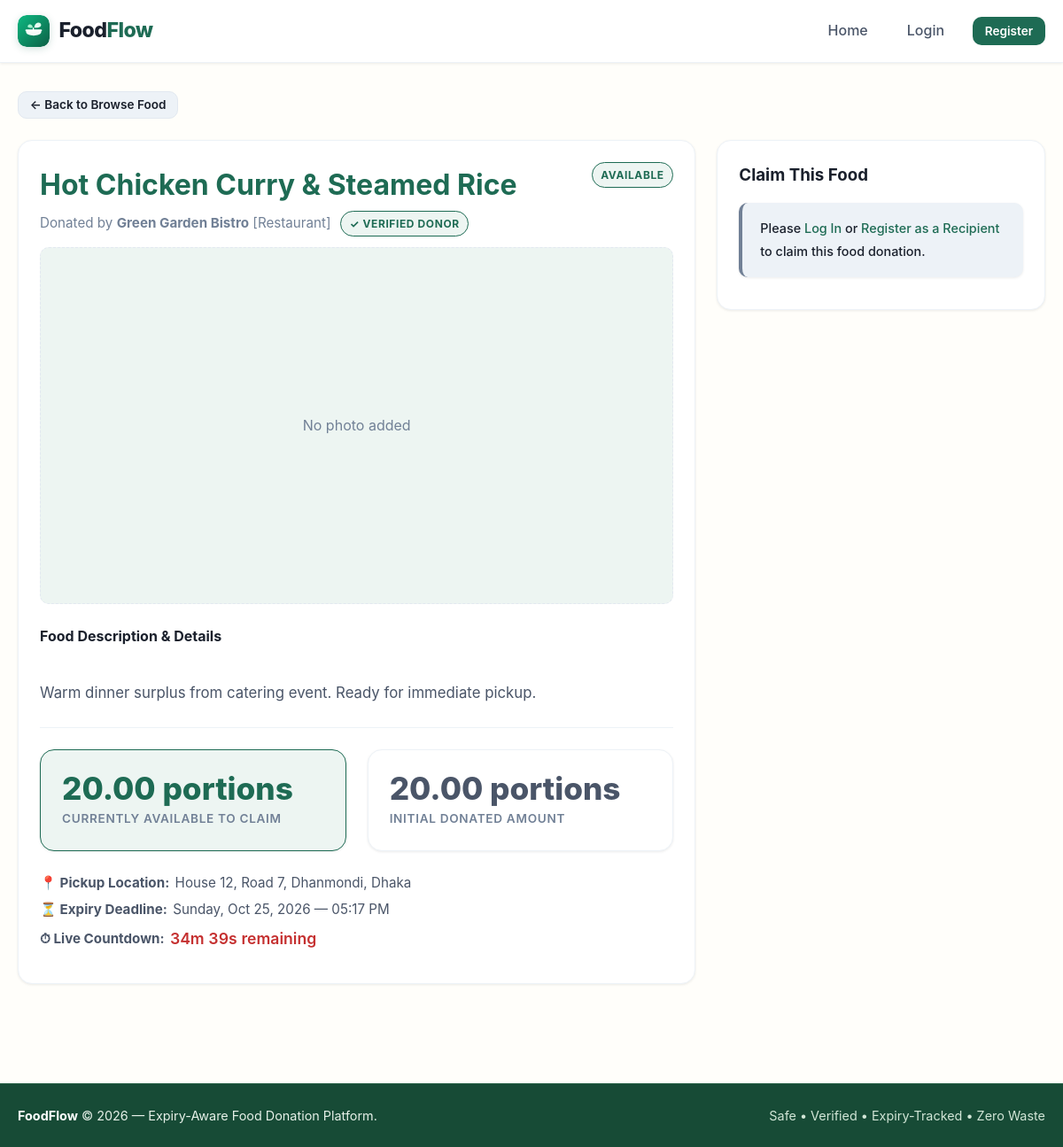
The page /recipient/food/30/ on the database as committed earlier.
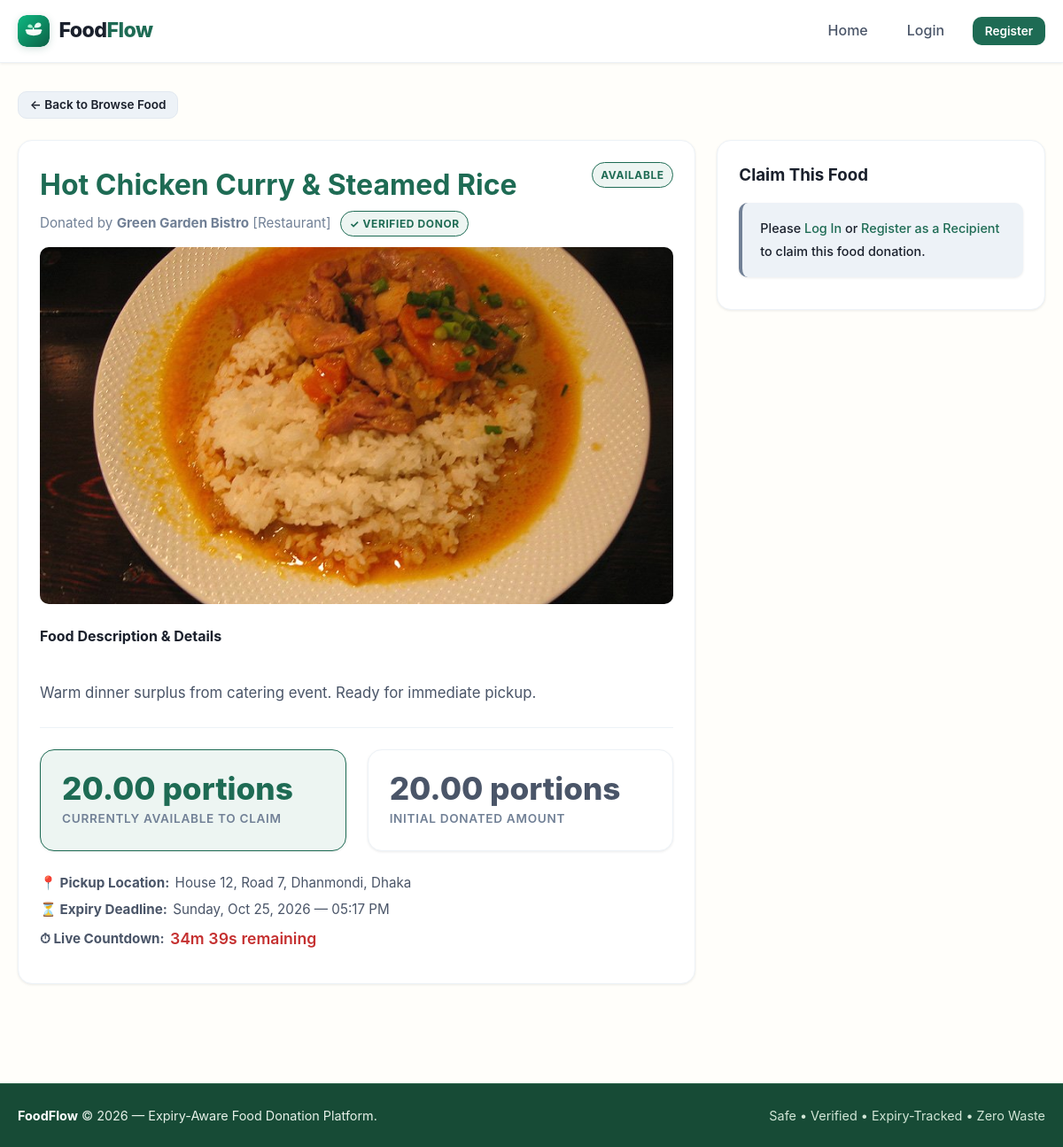
The same page on the database as committed later.
### listings/models.py (models this page shows, shortened)
class FoodListing(models.Model):
    STATUS_AVAILABLE = 'available'
    STATUS_CLAIMED = 'claimed'
    STATUS_COMPLETED = 'completed'
    STATUS_EXPIRED = 'expired'
    STATUS_CHOICES = [
        (STATUS_AVAILABLE, 'Available'),
        (STATUS_CLAIMED, 'Claimed'),
        (STATUS_COMPLETED, 'Completed'),
        (STATUS_EXPIRED, 'Expired'),
    ]
    donor = models.ForeignKey(
        'accounts.Donor',
        on_delete=models.CASCADE,
        related_name='listings'
    )
    location = models.ForeignKey(
        'locations.Location',
        on_delete=models.PROTECT,
        related_name='listings'
    )
    food_name = models.CharField(max_length=200, help_text="e.g. Cooked Rice & Curry, Fresh Apples, Bread Rolls")
    description = models.TextField(blank=True, null=True, help_text="Preparation details, ingredients, or dietary info")
    quantity = models.DecimalField(
        max_digits=10,
        decimal_places=2,
        validators=[MinValueValidator(Decimal('0.01'))],
        help_text="Total initial quantity"
    )
    unit = models.CharField(
        max_length=50,
        help_text="Units: portions, kg, boxes, packets, meals, litres"
    )
    expires_at = models.DateTimeField(
        db_index=True,
        help_text="Exact expiry deadline"
    )
    status = models.CharField(
        max_length=20,
        choices=STATUS_CHOICES,
        default=STATUS_AVAILABLE,
        db_index=True
    )
    created_at = models.DateTimeField(auto_now_add=True)
    updated_at = models.DateTimeField(auto_now=True)
    class Meta:
        verbose_name = "Food Listing"
        verbose_name_plural = "Food Listings"
        ordering = ['expires_at']
    @property
    def is_expired(self):
        if self.status == self.STATUS_EXPIRED:
            return True
        return timezone.now() >= self.expires_at
    @property
    def quantity_available(self):
        from claims.models import Claim
        now = timezone.now()
        claimed_sum = self.claims.filter(
            Q(status=Claim.STATUS_COMPLETED) |
            Q(status=Claim.STATUS_PENDING, pickup_deadline__gt=now)
        ).aggregate(total=Sum('claimed_quantity'))['total']
        if claimed_sum is None:
            claimed_sum = Decimal('0.00')
        else:
            claimed_sum = Decimal(str(claimed_sum))
        remaining = Decimal(str(self.quantity)) - claimed_sum
        remaining = max(Decimal('0.00'), remaining)
        return remaining.quantize(Decimal('0.01'))

class FoodPhoto(models.Model):
    listing = models.ForeignKey(
        FoodListing,
        on_delete=models.CASCADE,
        related_name='photos'
    )
    image = models.ImageField(
        upload_to='food_photos/%Y/%m/'
    )
    caption = models.CharField(
        max_length=200,
        blank=True
    )
    created_at = models.DateTimeField(auto_now_add=True)
    class Meta:
        ordering = ['created_at', 'id']

### accounts/models.py (models this page shows, shortened)
class Donor(models.Model):
    DONOR_TYPE_CHOICES = [
        ('restaurant', 'Restaurant'),
        ('household', 'Household'),
        ('grocer', 'Grocer / Supermarket'),
        ('event', 'Event / Catering'),
        ('other', 'Other Donor'),
    ]
    user = models.OneToOneField(
        User,
        on_delete=models.CASCADE,
        related_name='donor_profile'
    )
    donor_type = models.CharField(
        max_length=30,
        choices=DONOR_TYPE_CHOICES,
        default='restaurant'
    )
    organization_name = models.CharField(
        max_length=150,
        blank=True,
        null=True,
        help_text="Business or organization name (optional for households)"
    )
    location = models.ForeignKey(
        'locations.Location',
        on_delete=models.PROTECT,
        related_name='donors'
    )
    is_verified = models.BooleanField(
        default=False,
        help_text="Designates if this donor is verified by platform administrators"
    )
    created_at = models.DateTimeField(auto_now_add=True)
    class Meta:
        verbose_name = "Donor Profile"
        verbose_name_plural = "Donor Profiles"

class User(AbstractUser):
    ROLE_DONOR = 'donor'
    ROLE_RECIPIENT = 'recipient'
    ROLE_CHOICES = [
        (ROLE_DONOR, 'Donor'),
        (ROLE_RECIPIENT, 'Recipient'),
    ]
    full_name = models.CharField(
        max_length=150,
        blank=True,
        help_text="Full Name of the user"
    )
    role = models.CharField(
        max_length=20,
        choices=ROLE_CHOICES,
        default=ROLE_RECIPIENT,
        help_text="Designates whether this user registers as a food Donor or Recipient."
    )
    phone = models.CharField(
        max_length=20,
        blank=True,
        null=True,
        help_text="Contact telephone number"
    )

### locations/models.py (models this page shows, shortened)
class Location(models.Model):
    address = models.CharField(max_length=255, help_text="Street address or building details")
    area = models.CharField(max_length=100, db_index=True, help_text="Neighborhood or area name")
    city = models.CharField(max_length=100, db_index=True, help_text="City name")
    latitude = models.DecimalField(max_digits=9, decimal_places=6, null=True, blank=True)
    longitude = models.DecimalField(max_digits=9, decimal_places=6, null=True, blank=True)
    class Meta:
        verbose_name = "Location"
        verbose_name_plural = "Locations"
        indexes = [
            models.Index(fields=['area'], name='loc_area_idx'),
            models.Index(fields=['city'], name='loc_city_idx'),
        ]
        constraints = [
            models.UniqueConstraint(
                fields=['address', 'area', 'city'],
                name='unique_location_address'
            )
        ]

### listings/views.py (the view)
# urls.py: path('recipient/food/<int:pk>/', views.recipient_food_detail_view, name='food_detail'),
def recipient_food_detail_view(request, pk):
    listing = get_object_or_404(
        FoodListing.objects.select_related('donor__user', 'location'),
        pk=pk
    )
    available_qty = listing.quantity_available
    is_claimable = (
        listing.status == FoodListing.STATUS_AVAILABLE
        and not listing.is_expired
        and available_qty > Decimal('0.00')
    )
    is_recipient = request.user.is_authenticated and request.user.is_recipient
    is_verified_recipient = is_recipient and hasattr(request.user, 'recipient_profile') and request.user.recipient_profile.is_verified
    claim_form = None
    if is_recipient and is_claimable:
        claim_form = ClaimForm(max_available=available_qty, unit=listing.unit)
    context = {
        'listing': listing,
        'available_qty': available_qty,
        'is_claimable': is_claimable,
        'is_recipient': is_recipient,
        'is_verified_recipient': is_verified_recipient,
        'claim_form': claim_form,
    }
    return render(request, 'listings/food_detail_recipient.html', context)

### templates/listings/food_detail_recipient.html (shortened to what this page needs)
{% extends 'base.html' %}
{% block content %}
<div style="margin-bottom: 1.5rem;">
    <a href="{% url 'listings:browse_food' %}" class="btn btn-secondary btn-sm">&larr; Back to Browse Food</a>
</div>
<div class="grid grid-3">
    <div style="grid-column: span 2;">
        <div class="card" style="margin-bottom: 2rem;">
            <div class="card-header">
                <div>
                    <h1 style="color: var(--green-700); font-size: 2rem; margin-bottom: 0.25rem;">{{ listing.food_name }}</h1>
                    <span style="color: var(--grey-500); font-size: 0.95rem;">
                        Donated by <strong>{{ listing.donor.user.full_name }}</strong>
                        [{{ listing.donor.get_donor_type_display }}]
                        {% if listing.donor.is_verified %}
                            <span class="badge badge-available" style="margin-left: 0.4rem;">✓ Verified Donor</span>
                        {% endif %}
                    </span>
                </div>
                <div>
                    <span class="badge badge-{{ listing.status }}">{{ listing.get_status_display }}</span>
                </div>
            </div>
            <div class="card-body">
                {% include 'listings/photo_gallery.html' with listing=listing %}
                <h4 style="margin: 1rem 0 0.5rem; color: var(--ink);">Food Description & Details</h4>
                <p style="color: var(--grey-700); font-size: 1.05rem; white-space: pre-line; line-height: 1.7;">
                    {{ listing.description|default:"No special preparation instructions or notes provided." }}
                </p>
                <hr style="border: 0; border-top: 1px solid var(--grey-200); margin: 1.5rem 0;">
                <div class="grid grid-2">
                    <div class="stat-card" style="background: var(--green-50); border-color: var(--green-700);">
                        <span class="stat-value">{{ available_qty|floatformat:2 }} {{ listing.unit }}</span>
                        <span class="stat-label">Currently Available to Claim</span>
                    </div>
                    <div class="stat-card">
                        <span class="stat-value" style="color: var(--grey-700);">{{ listing.quantity|floatformat:2 }} {{ listing.unit }}</span>
                        <span class="stat-label">Initial Donated Amount</span>
                    </div>
                </div>
                <div class="food-meta" style="margin-top: 1.5rem; font-size: 0.95rem;">
                    <div class="food-meta-item">
                        <strong>📍 Pickup Location:</strong>
                        <span>{{ listing.location.address }}, {{ listing.location.area }}, {{ listing.location.city }}</span>
                    </div>
                    <div class="food-meta-item">
                        <strong>⏳ Expiry Deadline:</strong>
                        <span>{{ listing.expires_at|date:"l, M d, Y — h:i A" }}</span>
                    </div>
                    <div class="food-meta-item">
                        <strong>⏱ Live Countdown:</strong>
                        <span class="countdown" data-expires="{{ listing.expires_at|date:'c' }}" style="font-size: 1.1rem; color: var(--red-600);">
                        </span>
                    </div>
                </div>
            </div>
        </div>
    </div>
    <div>
        <div class="card" style="margin-bottom: 1.5rem;">
            <h3 style="color: var(--ink); margin-bottom: 1rem;">Claim This Food</h3>
            {% if is_claimable and is_verified_recipient %}
                <form id="claim-food-form" action="{% url 'claims:claim_create' listing_id=listing.pk %}" method="post">
                    {% csrf_token %}
                    <div class="form-group">
                        <label class="form-label">How much do you wish to claim? ({{ listing.unit }})</label>
                        {{ claim_form.claimed_quantity }}
                        <span class="form-help">{{ claim_form.claimed_quantity.help_text }}</span>
                    </div>
                    <button type="submit" class="btn btn-primary btn-lg" style="width: 100%; margin-top: 0.5rem;">
                        Reserve & Get Pickup Code
                    </button>
                </form>
            {% elif not user.is_authenticated %}
                <div class="alert alert-info"
                     style="display: block; font-size: 0.9rem; line-height: 1.8;">
                    Please
                    <a href="{% url 'accounts:login' %}?next={{ request.path|urlencode }}"
                       style="white-space: nowrap;">Log In</a>
                    or
                    <a href="{% url 'accounts:register' %}"
                       style="white-space: nowrap;">Register as a Recipient</a>
                    <br>
                    to claim this food donation.
                </div>
            {% elif user.is_donor %}
                <div class="alert alert-info" style="font-size: 0.9rem;">
                    You are logged in as a <strong>Donor</strong>. Food claims can only be placed by registered Recipient accounts.
                </div>
            {% elif is_recipient and not is_verified_recipient %}
                <div class="alert alert-warning" style="font-size: 0.9rem;">
                    <strong>Account Verification Pending:</strong> Your recipient account must be verified by a platform administrator before you can submit claims.
                </div>
            {% endif %}
        </div>
    </div>
</div>
{% endblock %}

### templates/listings/photo_gallery.html (shortened to what this page needs)
{% with photos=listing.photos.all %}
<div class="food-photo-gallery">
    {% with cover=photos|first %}
        {% if cover %}
            <img src="{{ cover.image.url }}"
                 alt="{{ listing.food_name }}"
                 class="food-detail-photo">
        {% else %}
            <div class="food-photo-placeholder food-detail-photo">
                No photo added
            </div>
        {% endif %}
    {% endwith %}
</div>
{% endwith %}

Rows that differ between the two databases and show on the page:
added FoodPhoto: image (picture)
Other text that changed with them:
text no longer shown: "No photo added"
